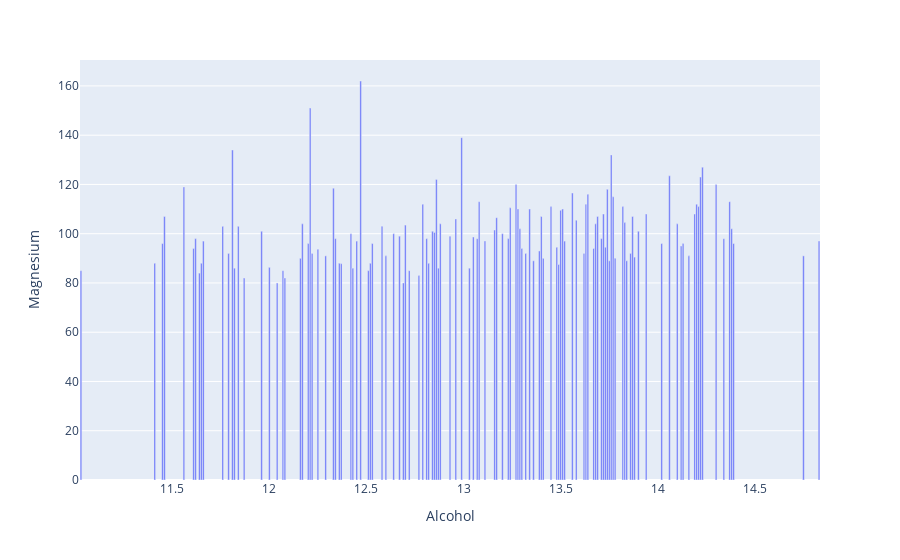

Here is the notebook cell this chart was saved with:
### Code cell
px.bar(alkol_mg, x = "Alcohol",y="Magnesium")
